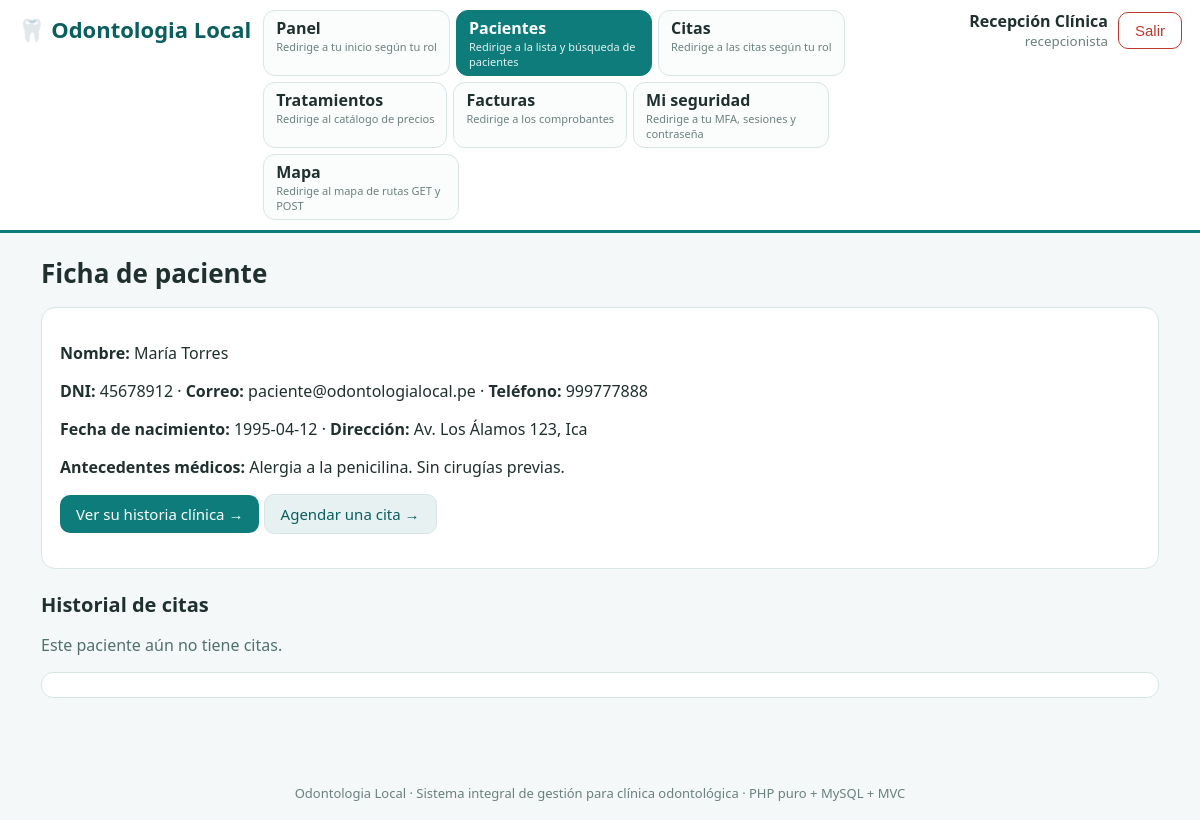
/index.php?c=pacientes&a=ver&id=1 (signed in), run on the app's committed database.
### tables this page shows
CREATE TABLE pacientes (
    id INT PRIMARY KEY AUTO_INCREMENT,
    usuario_id INT UNIQUE,
    dni VARCHAR(15) UNIQUE NOT NULL,
    fecha_nacimiento DATE,
    direccion TEXT,
    antecedentes TEXT,                              
    FOREIGN KEY (usuario_id) REFERENCES usuarios(id)
);

CREATE TABLE usuarios (
    id INT PRIMARY KEY AUTO_INCREMENT,
    nombre_completo VARCHAR(100) NOT NULL,
    correo VARCHAR(100) UNIQUE NOT NULL,
    contrasena VARCHAR(255) NOT NULL,               
    rol ENUM('admin','odontologo','recepcionista','paciente') NOT NULL,
    telefono VARCHAR(20),
    estado TINYINT(1) DEFAULT 1,
    mfa_activo TINYINT(1) DEFAULT 1,
     
    totp_secret VARCHAR(64) NULL,                   
    two_factor_enabled TINYINT(1) NOT NULL DEFAULT 0,  
    google_id VARCHAR(100) NULL UNIQUE,             
    avatar VARCHAR(255) NULL,                       
    intentos_fallidos INT NOT NULL DEFAULT 0,       
    bloqueado_hasta DATETIME NULL,                  
    debe_cambiar_contrasena TINYINT(1) NOT NULL DEFAULT 1,  
    created_at TIMESTAMP DEFAULT CURRENT_TIMESTAMP
);

### app/controlador/PacienteControlador.php (called while the page is built, shortened)
<?php
class PacienteControlador
{
    private $pacientes;
    public function __construct()
    {
        $this->pacientes = new PacienteModelo();
    }
    public function ver()
    {
        $u = usuarioActual();
        if ($u['rol'] === 'paciente') {
            $paciente = $this->pacientes->porUsuarioId($u['id']);
            if ($paciente === null) {
                flash('error', 'Tu cuenta aún no tiene ficha de paciente. Pide ayuda en recepción.');
                redirigir('panel', 'index');
            }
            $paciente = $this->pacientes->porId($paciente['id']);
        } else {
            $paciente = $this->pacientes->porId((int) ($_GET['id'] ?? 0));
        }
        $citas = (new CitaModelo())->listar($paciente['id']);
        require __DIR__ . '/../vista/pacientes/detalle.php';
    }
}

### index.php (called while the page is built, shortened)
<?php
require __DIR__ . '/app/ayudantes/Funciones.php';
require __DIR__ . '/app/modelo/Conexion.php';
require __DIR__ . '/app/modelo/PacienteModelo.php';
require __DIR__ . '/app/modelo/CitaModelo.php';
$haySesion = !empty($_SESSION['usuario']);
$a = preg_replace('/[^a-zA-Z]/', '', $_GET['a'] ?? ($haySesion ? 'index' : 'login'));
$objeto = new $controladores[$c]();
$objeto->$a();

### app/modelo/Conexion.php (called while the page is built)
<?php
class Conexion
{
    private static $instancia = null;
    public static function obtener()
    {
        if (self::$instancia === null) {
            $dsn = 'mysql:host=' . DB_HOST . ';dbname=' . DB_NOMBRE . ';charset=utf8mb4';
            self::$instancia = new PDO($dsn, DB_USUARIO, DB_CLAVE, [
                PDO::ATTR_ERRMODE => PDO::ERRMODE_EXCEPTION,
                PDO::ATTR_DEFAULT_FETCH_MODE => PDO::FETCH_ASSOC,
                PDO::ATTR_EMULATE_PREPARES => false,
            ]);
        }
        return self::$instancia;
    }
}

### app/modelo/PacienteModelo.php (called while the page is built, shortened)
<?php
class PacienteModelo
{
    private $db;
    public function __construct()
    {
        $this->db = Conexion::obtener();
    }
    public function porId($id)
    {
        $st = $this->db->prepare(
            'SELECT p.*, u.nombre_completo, u.correo, u.telefono
             FROM pacientes p LEFT JOIN usuarios u ON u.id = p.usuario_id
             WHERE p.id = ?'
        );
        $st->execute([$id]);
        return $st->fetch() ?: null;
    }
}

### app/ayudantes/Funciones.php (called while the page is built, shortened)
<?php
function e($texto)
{
    return htmlspecialchars((string) $texto, ENT_QUOTES, 'UTF-8');
}

### app/modelo/CitaModelo.php (called while the page is built, shortened)
<?php
class CitaModelo
{
    private $db;
    public function __construct()
    {
        $this->db = Conexion::obtener();
    }
    public function listar($filtroPacienteId = null, $filtroOdontologoId = null)
    {
        $sql = 'SELECT c.*,
                       up.nombre_completo AS paciente_nombre,
                       uo.nombre_completo AS odontologo_nombre
                FROM citas c
                JOIN pacientes p ON p.id = c.paciente_id
                LEFT JOIN usuarios up ON up.id = p.usuario_id
                JOIN usuarios uo ON uo.id = c.odontologo_id';
        $cond = [];
        $params = [];
        if ($filtroPacienteId !== null) {
            $cond[] = 'c.paciente_id = ?';
            $params[] = $filtroPacienteId;
        }
        if ($cond) {
            $sql .= ' WHERE ' . implode(' AND ', $cond);
        }
        $sql .= ' ORDER BY c.fecha DESC, c.hora';
        $st = $this->db->prepare($sql);
        $st->execute($params);
        return $st->fetchAll();
    }
}

### app/vista/pacientes/detalle.php (the view, shortened to what this page needs)
<?php
require __DIR__ . '/../parciales/cabecera.php';
?>
<h1>Ficha de paciente</h1>
<section class="tarjeta-detalle">
    <p><strong>Nombre:</strong> <?= e($paciente['nombre_completo'] ?? '(sin cuenta)') ?></p>
    <p><strong>DNI:</strong> <?= e($paciente['dni']) ?> · <strong>Correo:</strong> <?= e($paciente['correo'] ?? '') ?> · <strong>Teléfono:</strong> <?= e($paciente['telefono'] ?? '') ?></p>
    <p><strong>Fecha de nacimiento:</strong> <?= e($paciente['fecha_nacimiento'] ?? '') ?> · <strong>Dirección:</strong> <?= e($paciente['direccion'] ?? '') ?></p>
    <p><strong>Antecedentes médicos:</strong> <?= e($paciente['antecedentes'] ?? 'Sin registros.') ?></p>
    <p>
        <a class="boton" href="<?= e(BASE_URL) ?>index.php?c=historias&a=ver&paciente_id=<?= (int) $paciente['id'] ?>">Ver su historia clínica →</a>
        <a class="boton secundario" href="<?= e(BASE_URL) ?>index.php?c=citas&a=crear">Agendar una cita →</a>
    </p>
</section>
<h2>Historial de citas</h2>
<?php if (!$citas): ?><p class="ayuda">Este paciente aún no tiene citas.</p><?php endif; ?>
<ul class="lista-simple">
</ul>
<?php require __DIR__ . '/../parciales/pie.php'; ?>

### assets/css/estilos.css (style rules this page uses)
:root { --teal: #0e7c7b; --teal-oscuro: #0a5e5d; --fondo: #f4f8f8; --borde: #d7e5e5; --texto: #20302f; --rojo: #c0392b; --verde: #1e8449; --amarillo: #b7950b; }
* { box-sizing: border-box; }
body { margin: 0; font-family: "Segoe UI", system-ui, Arial, sans-serif; background: var(--fondo); color: var(--texto); }
a { color: var(--teal-oscuro); }
h1 { font-size: 26px; margin: 6px 0 12px; }
h2 { font-size: 20px; margin: 22px 0 10px; }
.ayuda { color: #51706e; }
.boton { display: inline-block; background: var(--teal); color: #fff; border: none; border-radius: 10px; padding: 9px 16px; font-size: 15px; cursor: pointer; text-decoration: none; }
.boton.secundario { background: #e8f1f1; color: var(--teal-oscuro); border: 1px solid var(--borde); }
.tarjeta-detalle { background: #fff; border: 1px solid var(--borde); border-radius: 14px; padding: 18px; margin: 16px 0; }
.lista-simple { background: #fff; border: 1px solid var(--borde); border-radius: 12px; padding: 12px 12px 12px 34px; }

### data on the page
pacientes: usuario.nombre_completo "María Torres", dni "45678912", usuario.correo "paciente@odontologialocal.pe", usuario.telefono "999777888", fecha_nacimiento "1995-04-12", direccion "Av. Los Álamos 123, Ica", antecedentes "Alergia a la penicilina. Sin cirugías previas."

### other printed values
$u['nombre'] "Recepción Clínica"
$u['rol'] "recepcionista"
